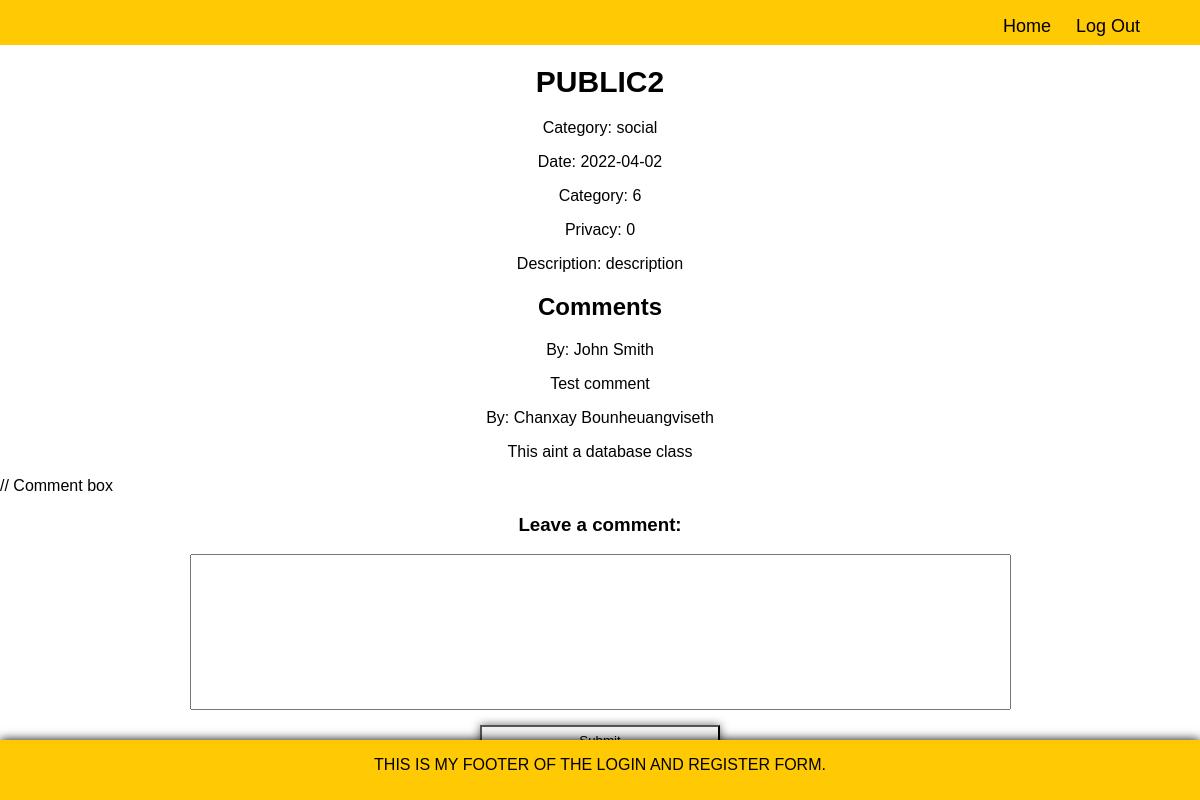
Screenshot of /event_page.php?eventId=2 with the database file from the repository.
### tables this page shows
CREATE TABLE event (
	eventId int AUTO_INCREMENT,
    eventName varchar(255) NOT NULL UNIQUE,
    eventCategory varchar(255) NOT NULL,
    eventDescription varchar(255),
    eventDate date NOT NULL,
    eventTime int NOT NULL,
    eventLocationId int NOT NULL,
    eventContactPhone varchar(11) NOT NULL,
    eventContactEmail varchar(255) NOT NULL,
    eventUnivId int not NULL,
    eventPrivacy tinyint not NULL,
    eventRsoId int,
    PRIMARY KEY (eventId),
    FOREIGN KEY (eventLocationId) REFERENCES location (locationId) ON DELETE CASCADE,
    UNIQUE (eventDate, eventTime, eventLocationId)
);

CREATE TABLE event_comment (
    commentId int AUTO_INCREMENT,
    comment_eventId int NOT NULL,
    comment_userId int NOT NULL,
    comment_userName varchar(40) NOT NULL,
    comment_msg varchar(500) NOT NULL,
    comment_datetime timestamp NOT NULL,
    PRIMARY KEY (commentId),
    FOREIGN KEY (comment_eventId) REFERENCES event (eventId),
    FOREIGN KEY (comment_userId) REFERENCES user (userId)
);

### event_page.php (the view, shortened to what this page needs)
<?php
    require_once 'includes/header.php';
?>
<?php
    $eid = $_GET['eventId'];
    $get_event = "SELECT * FROM event WHERE eventId = $eid";
    $result = mysqli_query($db, $get_event);
    $event_info = mysqli_fetch_array($result);
    $event_name= $event_info['eventName'];
    $event_category = $event_info['eventCategory'];
    $event_date = $event_info['eventDate'];
    $event_time = $event_info['eventTime'];
    $event_privacy = $event_info['eventPrivacy'];
    $event_description = $event_info['eventDescription'];
    $display_block = "
    <h1 style=text-align:center>$event_name</h1>
    <p align=center> Category: $event_category </p>
    <p align=center> Date: $event_date </p>
    <p align=center> Category: $event_time </p>
    <p align=center> Privacy: $event_privacy </p>
    <p align=center> Description: $event_description </p>
    ";
     print $display_block;
?>
<h2 style="text-align:center">Comments</h2>
<?php
    $eid = $_GET['eventId'];
    $get_comment = "SELECT * FROM event_comment WHERE comment_eventId = $eid";
    $result = mysqli_query($db, $get_comment);
    while($row = mysqli_fetch_object($result))
    {
?>
    <div class="comment" style='text-align:left'>
        <p align=center>By: <?php echo $row->comment_userName; ?></p>
        <p align=center>
        <?php echo $row->comment_msg; ?>
        </p>
    </div>
<?php
    }
?>
// Comment box
<h3 style="text-align:center">Leave a comment:</h3>
<form action="insertcomment.php" method="post">
<textarea name="comment" rows="10" cols="100"></textarea>
</form>
<?php
    require_once 'includes/footer.php';
?>

### style.css (style rules this page uses)
html { width: 100%; height: 100%; font-family: Helvetica, Arial, sans-serif; }
body { padding: 0; margin: 0; }
h1 { text-transform: uppercase; font-size: 30px; }
div { width: 100%; margin: 0 auto; text-align: center; }
textarea { display: block; resize: none; margin: 15px auto; }

### rows the page displays
event: eventName "PUBLIC2", eventCategory "social", eventDate "2022-04-02", eventTime "6", eventPrivacy "0", eventDescription "description"
event_comment: comment_userName "John Smith", comment_msg "Test comment"
event_comment: comment_userName "Chanxay Bounheuangviseth", comment_msg "This aint a database class"
